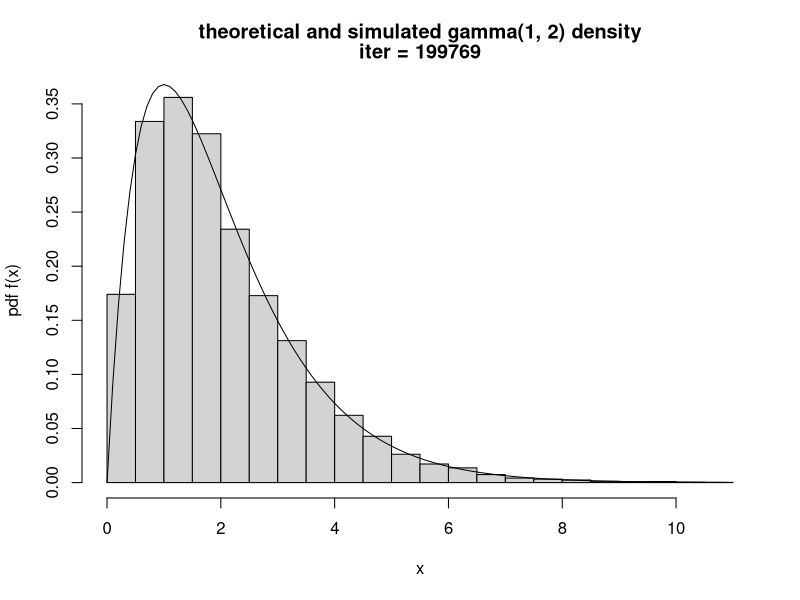

Here is the R script that generated this plot:
gamma.sim_1 <- function(lambda, m) {
  iter <- 0
  f <- function(x){
    return(lambda^m * x^(m-1) * exp(-lambda * x) / gamma(m))
  }
  
  K <- 1
  
  while (TRUE) {    
    X <- runif(1, 0, 20)             
    Y <- runif(1, 0, K)
    iter <- iter + 1 
    if (Y < f(X)) return(c(X, iter))   # this does the rejection step
  }
}

set.seed(1999)

n <- 10000        # number of replicates
g.1 <- mat.or.vec(n, 2)      # create somewhere to keep the answers

for (i in 1:n) g.1[i,] <- gamma.sim_1(1, 2)    # generate your 10000 gamma r.v.s

hist(g.1[,1], breaks=30, freq=F, xlab="x", ylab="pdf f(x)", main=c("theoretical and simulated gamma(1, 2) density", paste("iter =", sum(g.1[,2]))))
x <- seq(0, max(g.1[,1]), .1)
lines(x, dgamma(x, 2, 1))


